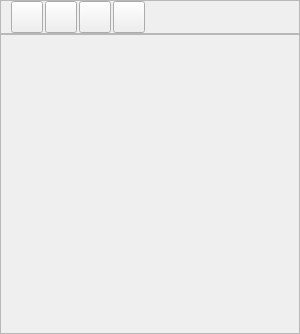
<?xml version="1.0" encoding="UTF-8"?>
<ui version="4.0">
 <class>ConfigurationWidget</class>
 <widget class="QWidget" name="ConfigurationWidget">
  <property name="geometry">
   <rect>
    <x>0</x>
    <y>0</y>
    <width>300</width>
    <height>334</height>
   </rect>
  </property>
  <property name="font">
   <font>
    <pointsize>9</pointsize>
   </font>
  </property>
  <property name="windowTitle">
   <string>Form</string>
  </property>
  <layout class="QVBoxLayout" name="verticalLayout">
   <property name="spacing">
    <number>0</number>
   </property>
   <property name="leftMargin">
    <number>0</number>
   </property>
   <property name="topMargin">
    <number>0</number>
   </property>
   <property name="rightMargin">
    <number>0</number>
   </property>
   <property name="bottomMargin">
    <number>0</number>
   </property>
   <item>
    <widget class="QFrame" name="ToolsFrame">
     <property name="font">
      <font>
       <pointsize>8</pointsize>
      </font>
     </property>
     <property name="frameShape">
      <enum>QFrame::StyledPanel</enum>
     </property>
     <property name="frameShadow">
      <enum>QFrame::Sunken</enum>
     </property>
     <layout class="QHBoxLayout" name="horizontalLayout_4">
      <property name="spacing">
       <number>2</number>
      </property>
      <property name="leftMargin">
       <number>2</number>
      </property>
      <property name="topMargin">
       <number>0</number>
      </property>
      <property name="rightMargin">
       <number>2</number>
      </property>
      <property name="bottomMargin">
       <number>0</number>
      </property>
      <item>
       <widget class="QLabel" name="ToolbarVIewLabel">
        <property name="sizePolicy">
         <sizepolicy hsizetype="Fixed" vsizetype="Fixed">
          <horstretch>0</horstretch>
          <verstretch>0</verstretch>
         </sizepolicy>
        </property>
        <property name="maximumSize">
         <size>
          <width>24</width>
          <height>24</height>
         </size>
        </property>
        <property name="text">
         <string/>
        </property>
        <property name="pixmap">
         <pixmap resource="main.qrc">:/viewer_toolbar/icons/viewer_toolbar_view.svg</pixmap>
        </property>
        <property name="scaledContents">
         <bool>true</bool>
        </property>
       </widget>
      </item>
      <item>
       <widget class="QToolButton" name="ViewResetButton">
        <property name="minimumSize">
         <size>
          <width>32</width>
          <height>32</height>
         </size>
        </property>
        <property name="maximumSize">
         <size>
          <width>32</width>
          <height>32</height>
         </size>
        </property>
        <property name="toolTip">
         <string>Reset view, showing all data</string>
        </property>
        <property name="text">
         <string/>
        </property>
        <property name="icon">
         <iconset resource="main.qrc">
          <normaloff>:/viewer/icons/viewer_reset.svg</normaloff>:/viewer/icons/viewer_reset.svg</iconset>
        </property>
        <property name="iconSize">
         <size>
          <width>24</width>
          <height>24</height>
         </size>
        </property>
        <property name="checkable">
         <bool>false</bool>
        </property>
        <property name="checked">
         <bool>false</bool>
        </property>
        <property name="autoExclusive">
         <bool>false</bool>
        </property>
       </widget>
      </item>
      <item>
       <widget class="QToolButton" name="ViewSpheresButton">
        <property name="minimumSize">
         <size>
          <width>32</width>
          <height>32</height>
         </size>
        </property>
        <property name="maximumSize">
         <size>
          <width>32</width>
          <height>32</height>
         </size>
        </property>
        <property name="toolTip">
         <string>Use spheres for model display</string>
        </property>
        <property name="text">
         <string/>
        </property>
        <property name="icon">
         <iconset resource="main.qrc">
          <normaloff>:/viewer/icons/viewer_spheres.svg</normaloff>
          <normalon>:/viewer/icons/viewer_spheres_on.svg</normalon>:/viewer/icons/viewer_spheres.svg</iconset>
        </property>
        <property name="iconSize">
         <size>
          <width>24</width>
          <height>24</height>
         </size>
        </property>
        <property name="checkable">
         <bool>true</bool>
        </property>
        <property name="checked">
         <bool>false</bool>
        </property>
        <property name="autoExclusive">
         <bool>false</bool>
        </property>
       </widget>
      </item>
      <item>
       <widget class="QToolButton" name="ViewAxesVisibleButton">
        <property name="minimumSize">
         <size>
          <width>32</width>
          <height>32</height>
         </size>
        </property>
        <property name="maximumSize">
         <size>
          <width>32</width>
          <height>32</height>
         </size>
        </property>
        <property name="toolTip">
         <string>Toggle visibility of axes</string>
        </property>
        <property name="text">
         <string/>
        </property>
        <property name="icon">
         <iconset resource="main.qrc">
          <normaloff>:/viewer/icons/viewer_axes.svg</normaloff>
          <normalon>:/viewer/icons/viewer_axes_on.svg</normalon>:/viewer/icons/viewer_axes.svg</iconset>
        </property>
        <property name="iconSize">
         <size>
          <width>24</width>
          <height>24</height>
         </size>
        </property>
        <property name="checkable">
         <bool>true</bool>
        </property>
        <property name="checked">
         <bool>false</bool>
        </property>
        <property name="autoExclusive">
         <bool>false</bool>
        </property>
       </widget>
      </item>
      <item>
       <widget class="QToolButton" name="ViewCopyToClipboardButton">
        <property name="minimumSize">
         <size>
          <width>32</width>
          <height>32</height>
         </size>
        </property>
        <property name="maximumSize">
         <size>
          <width>32</width>
          <height>32</height>
         </size>
        </property>
        <property name="toolTip">
         <string>Copy current view contents to clipboard</string>
        </property>
        <property name="text">
         <string/>
        </property>
        <property name="icon">
         <iconset resource="main.qrc">
          <normaloff>:/viewer/icons/viewer_snapshot.svg</normaloff>:/viewer/icons/viewer_snapshot.svg</iconset>
        </property>
        <property name="iconSize">
         <size>
          <width>24</width>
          <height>24</height>
         </size>
        </property>
        <property name="checkable">
         <bool>false</bool>
        </property>
        <property name="checked">
         <bool>false</bool>
        </property>
        <property name="autoExclusive">
         <bool>false</bool>
        </property>
       </widget>
      </item>
      <item>
       <spacer name="horizontalSpacer">
        <property name="orientation">
         <enum>Qt::Horizontal</enum>
        </property>
        <property name="sizeHint" stdset="0">
         <size>
          <width>40</width>
          <height>20</height>
         </size>
        </property>
       </spacer>
      </item>
     </layout>
    </widget>
   </item>
   <item>
    <widget class="QFrame" name="MainViewFrame">
     <property name="sizePolicy">
      <sizepolicy hsizetype="Expanding" vsizetype="Expanding">
       <horstretch>0</horstretch>
       <verstretch>0</verstretch>
      </sizepolicy>
     </property>
     <property name="minimumSize">
      <size>
       <width>300</width>
       <height>300</height>
      </size>
     </property>
     <property name="frameShape">
      <enum>QFrame::StyledPanel</enum>
     </property>
     <property name="frameShadow">
      <enum>QFrame::Sunken</enum>
     </property>
     <layout class="QHBoxLayout" name="horizontalLayout">
      <property name="spacing">
       <number>0</number>
      </property>
      <property name="leftMargin">
       <number>0</number>
      </property>
      <property name="topMargin">
       <number>0</number>
      </property>
      <property name="rightMargin">
       <number>0</number>
      </property>
      <property name="bottomMargin">
       <number>0</number>
      </property>
      <item>
       <widget class="ConfigurationViewer" name="ConfigurationView" native="true">
        <property name="sizePolicy">
         <sizepolicy hsizetype="Expanding" vsizetype="Expanding">
          <horstretch>0</horstretch>
          <verstretch>3</verstretch>
         </sizepolicy>
        </property>
        <property name="cursor">
         <cursorShape>CrossCursor</cursorShape>
        </property>
        <property name="mouseTracking">
         <bool>true</bool>
        </property>
        <property name="focusPolicy">
         <enum>Qt::WheelFocus</enum>
        </property>
       </widget>
      </item>
     </layout>
    </widget>
   </item>
  </layout>
 </widget>
 <customwidgets>
  <customwidget>
   <class>ConfigurationViewer</class>
   <extends>QWidget</extends>
   <header>gui/configurationviewer.hui</header>
   <container>1</container>
  </customwidget>
 </customwidgets>
 <resources>
  <include location="main.qrc"/>
  <include location="../main.qrc"/>
 </resources>
 <connections/>
</ui>
